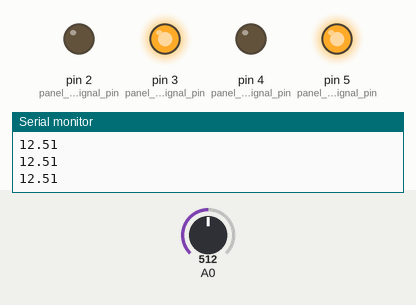
A sketch run on a simulated Arduino Uno, built with avr-gcc and run on an emulated ATmega328P. Shown: output pins drawn as LEDs (lit = HIGH), the last lines printed to the serial monitor. The test bench sets the inputs (shaded band); at power-on: A0 = 512.

Above: at 5.2 s.
5.3 s: A0 set to 550
At 6.5 s:
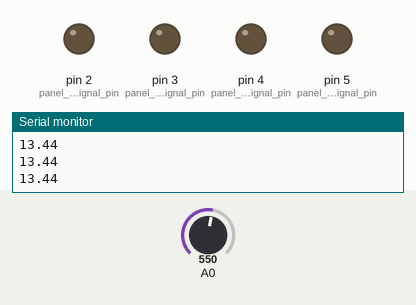
6.8 s: A0 set to 511
At 7.6 s:
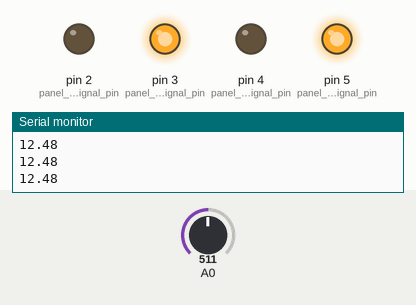
8.3 s: A0 set to 716
At 8.7 s:
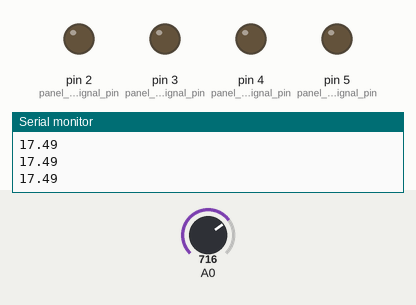
Timing chart, 0 to 11.3 s (numbered marks = the images above; inputs shaded):
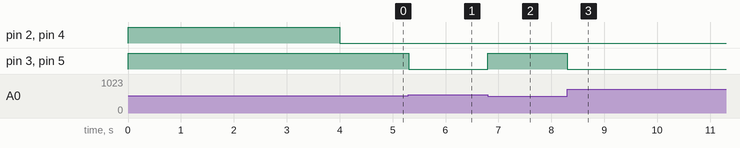

Measured:
- the behaviour switches between 531 and 532 on A0 (found by bisection; images 0 and 1)
- after the input at 5.3 s, pin 3 (panel_2_control_signal_pin), pin 5 (panel_4_control_signal_pin): HIGH → LOW at once
- after the input at 6.8 s, pin 3 (panel_2_control_signal_pin), pin 5 (panel_4_control_signal_pin): LOW → HIGH at once
- after the input at 8.3 s, pin 3 (panel_2_control_signal_pin), pin 5 (panel_4_control_signal_pin): HIGH → LOW at once

The sketch:

sketch_sep26b.ino
```cpp
int control1 = 0;
int control2 = 0;
int control3 = 0;
int control4 = 0;

#define panel_1_control_signal_pin  2
#define panel_2_control_signal_pin  3
#define panel_3_control_signal_pin  4
#define panel_4_control_signal_pin  5

void setup() {
//-------( Initialize Pins so relays are inactive at reset)----
  Serial.begin(9600);
  digitalWrite(panel_1_control_signal_pin, HIGH);
  digitalWrite(panel_2_control_signal_pin, HIGH);
  digitalWrite(panel_3_control_signal_pin, HIGH);
  digitalWrite(panel_4_control_signal_pin, HIGH);

//---( THEN set pins as outputs )----
  pinMode(panel_1_control_signal_pin, OUTPUT);
  pinMode(panel_2_control_signal_pin, OUTPUT);
  pinMode(panel_3_control_signal_pin, OUTPUT);
  pinMode(panel_4_control_signal_pin, OUTPUT);
  delay(4000); //Check that all relays are inactive at Reset
}

void loop() {
  //read voltage
  int panel1VoltageSensorReading = analogRead(A0);
  float panelVoltage = map(panel1VoltageSensorReading, 0, 1023, 0, 2500);
  panelVoltage /= 100;
  if (panelVoltage < 7){
    control1 = HIGH;
    control2 = HIGH;
    control3 = HIGH;
    control4 = HIGH;
  } else if (panelVoltage < 13){
    control1 = LOW;
    control2 = HIGH;
    control3 = LOW;
    control4 = HIGH;
  } else {
    control1 = LOW;
    control2 = LOW;
    control3 = LOW;
    control4 = LOW;
  }
  digitalWrite(panel_1_control_signal_pin, control1);
  digitalWrite(panel_2_control_signal_pin, control2);
  digitalWrite(panel_3_control_signal_pin, control3);
  digitalWrite(panel_4_control_signal_pin, control4);
  Serial.println(panelVoltage);
}
```
